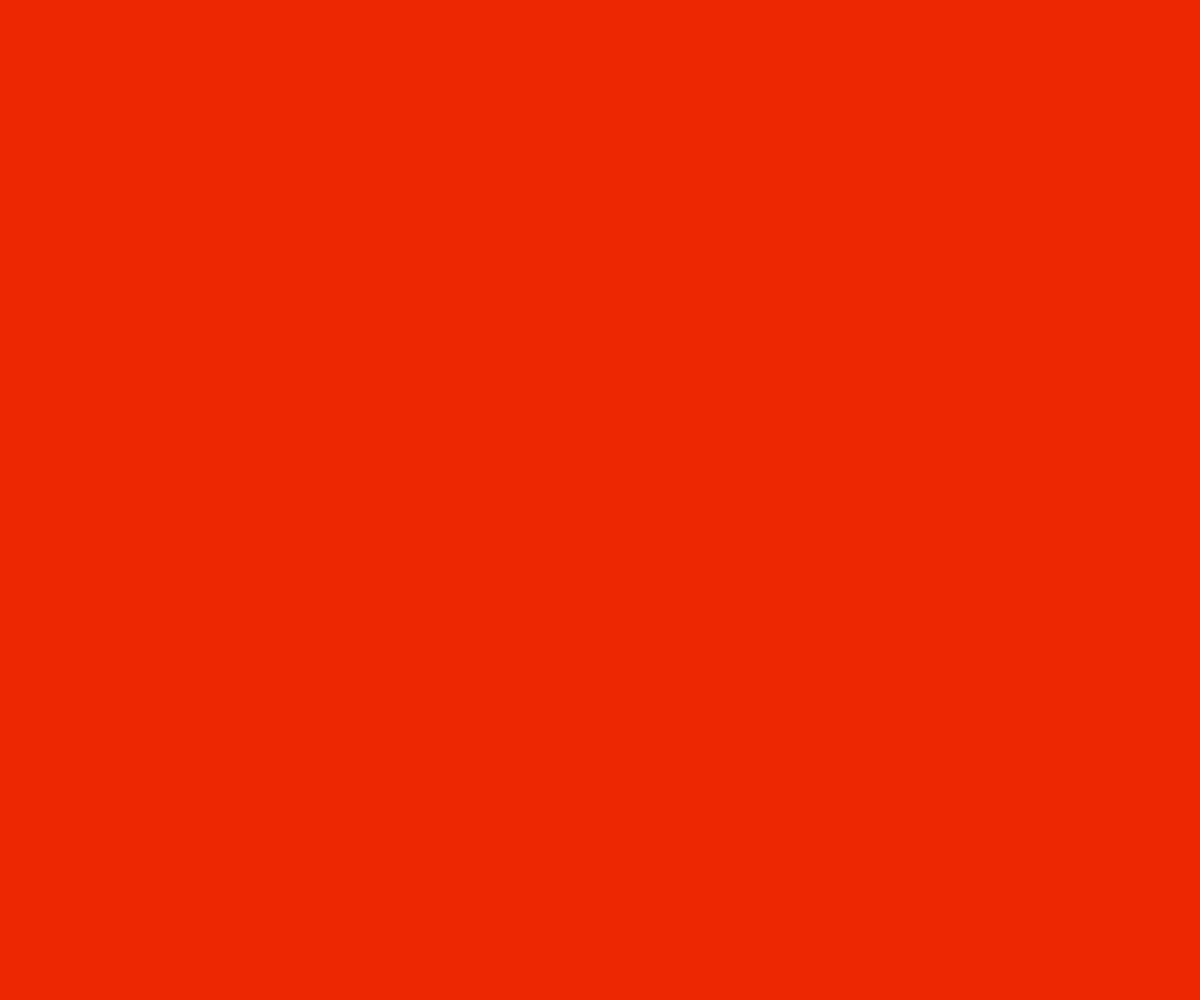
Frame 1 (no input)
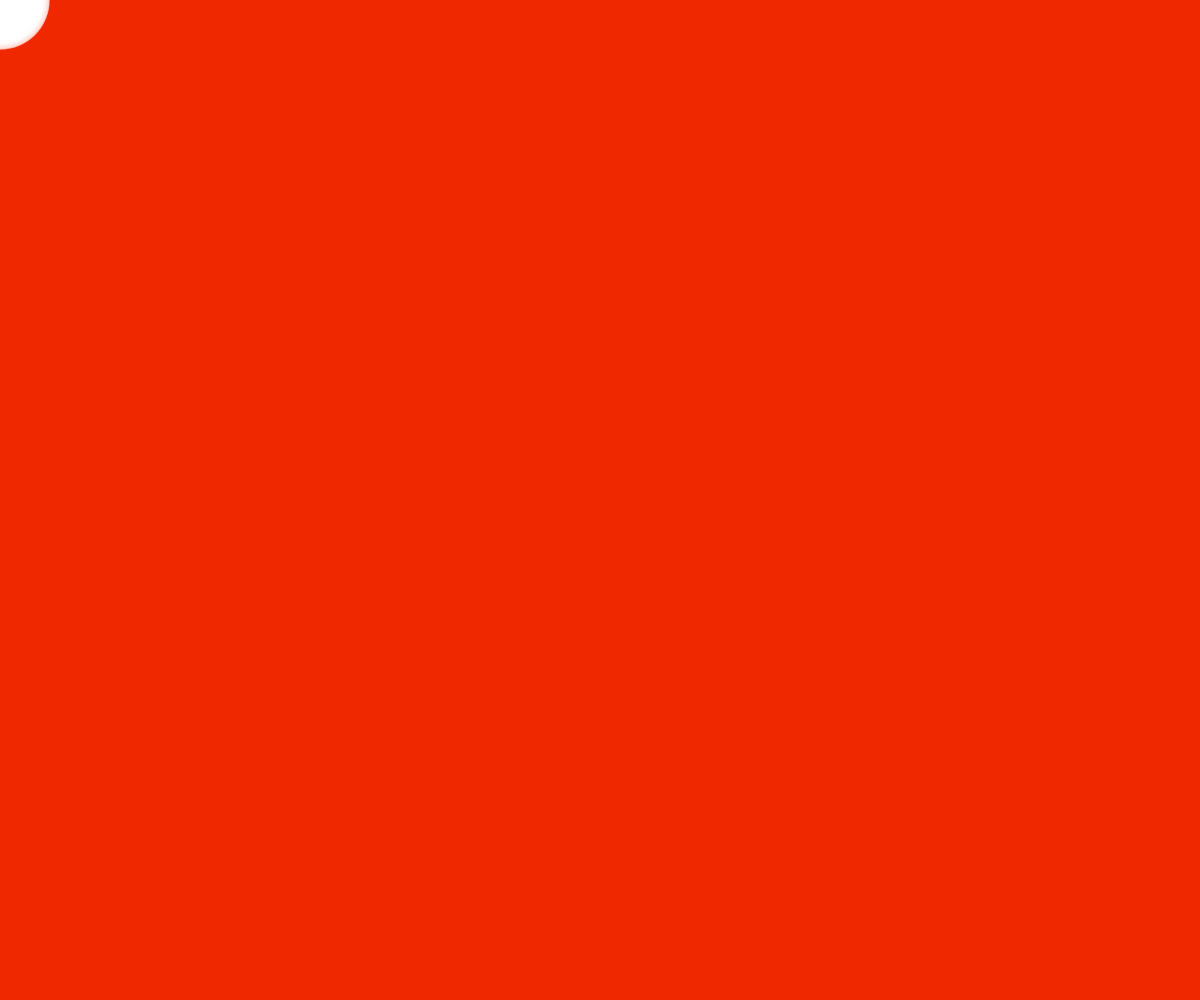
Frame 60 (no input)
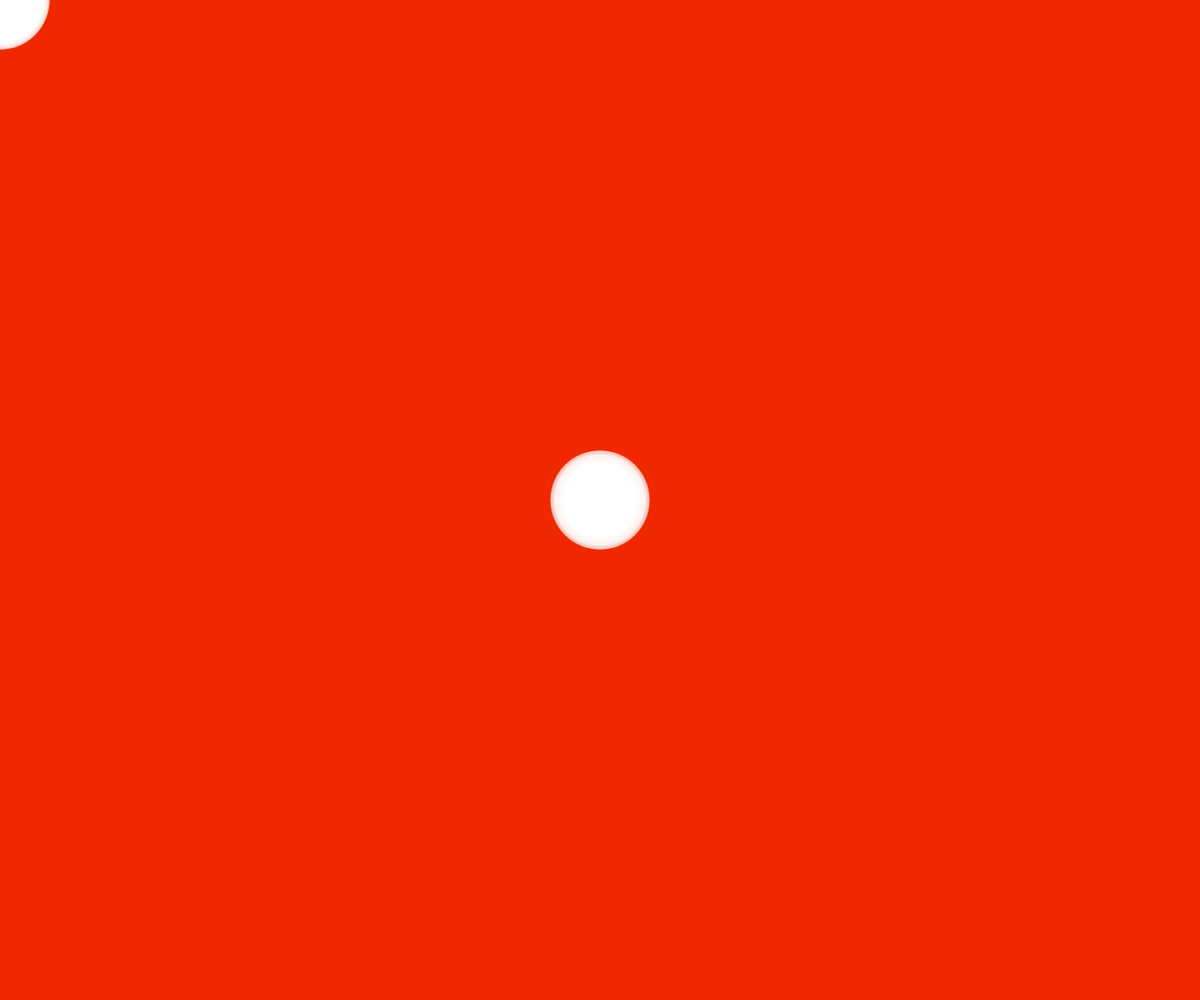
Frame 120 (the mouse pressed at the canvas centre since frame 60)

The p5.js sketch that drew these frames (run headless with seeded random() and noise() and a simulated clock; from frame 60 on, the mouse is pressed at the canvas centre):

// p5.js sketch
// ── sketch.js
var d; 


function setup() {
  createCanvas(windowWidth, windowHeight);
  background(240,050,0);
  frameRate (50);
}

function draw() {
  noStroke ()
  fill (260,d)
ellipse (mouseX, mouseY, d, d);
 d = random (10, 100); 
}
